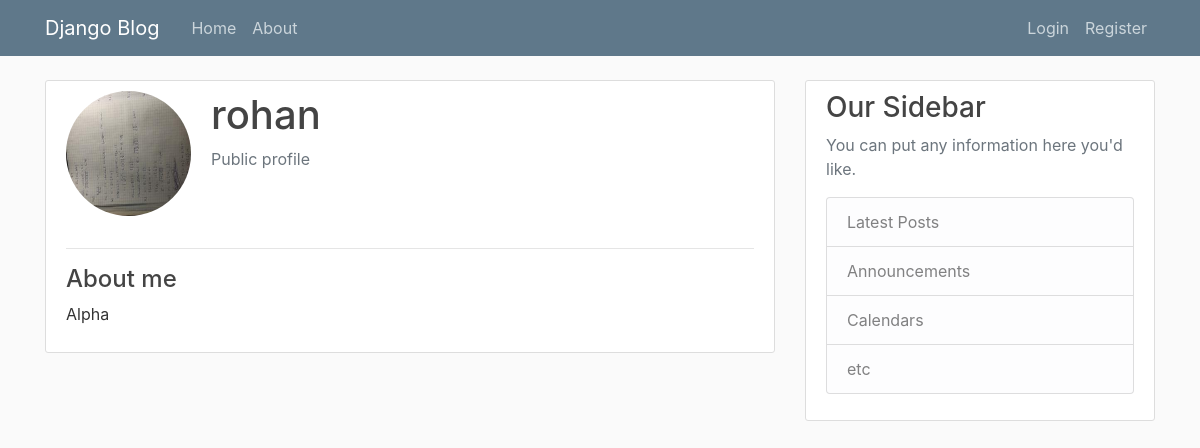
Page /profile/rohan/ on the committed database.
### users/models.py (models this page shows, shortened)
class Profile(models.Model):
    user = models.OneToOneField(User, on_delete=models.CASCADE)
    image = models.ImageField(default='profile_pics/default.jpg', upload_to='profile_pics')
    about_me = models.TextField(blank=True, default='')  # short bio box

### users/views.py (the view)
# urls.py: path('profile/<str:username>/', user_views.public_profile, name='public-profile'),
def public_profile(request, username):
    profile_user = get_object_or_404(User, username=username)
    context = {
        'profile_user': profile_user,
        'profile': profile_user.profile,
        'is_own_profile': request.user.is_authenticated and request.user == profile_user,
    }
    return render(request, 'users/public_profile.html', context)

### users/templates/users/public_profile.html (shortened to what this page needs)
{% extends "base/base.html" %}
{% block content %}
<div class="content-section">
  <div class="media">
    <img class="rounded-circle account-img" src="{{ profile.image.url }}">
    <div class="media-body">
      <h2 class="account-heading">{{ profile_user.username }}</h2>
      {% if is_own_profile %}
  <p class="text-muted">{{ profile_user.email }}</p>
{% else %}
  <p class="text-muted">Public profile</p>
{% endif %}
    </div>
  </div>
  <hr>
  <h4>About me</h4>
  {% if profile.about_me %}
    <p>{{ profile.about_me }}</p>
  {% else %}
    <p class="text-muted">No about me yet.</p>
  {% endif %}
</div>
{% endblock content %}

### blog/static/blog/main.css (style rules this page uses)
body { background: #fafafa; color: #333333; margin-top: 5rem; }
h1, h2, h3, h4, h5, h6 { color: #444444; }
.content-section { background: #ffffff; padding: 10px 20px; border: 1px solid #dddddd; border-radius: 3px; margin-bottom: 20px; }
.account-img { height: 125px; width: 125px; margin-right: 20px; margin-bottom: 16px; }
.account-heading { font-size: 2.5rem; }

### rows in the picture
Profile: image (picture), about_me "Alpha"

### other values in the picture
{{ profile_user.username }} "rohan"
